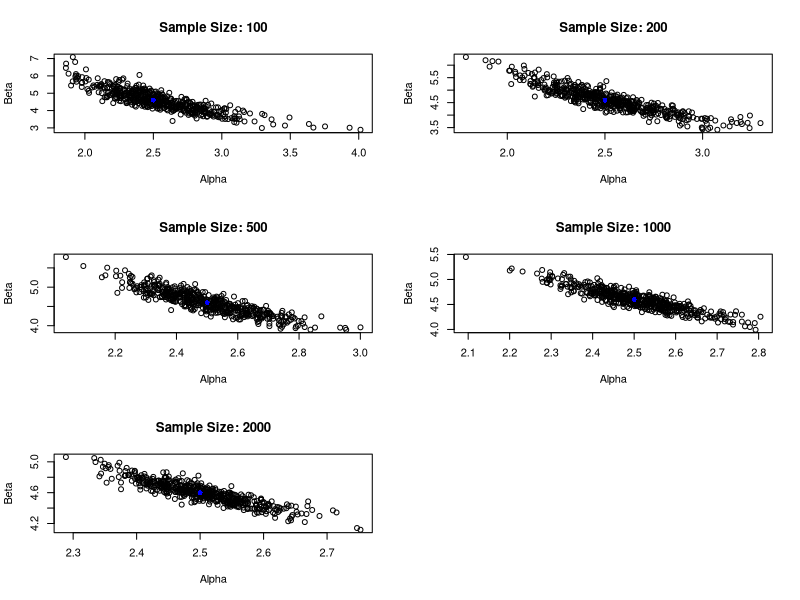
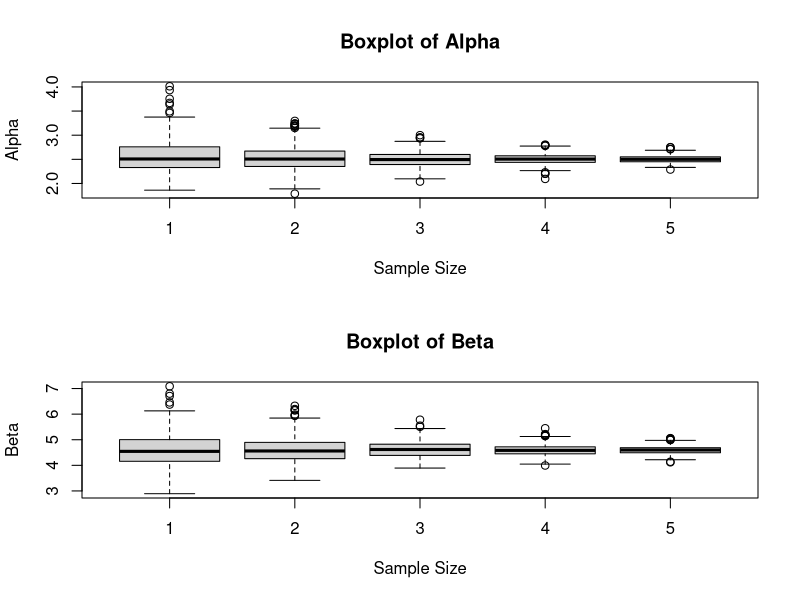
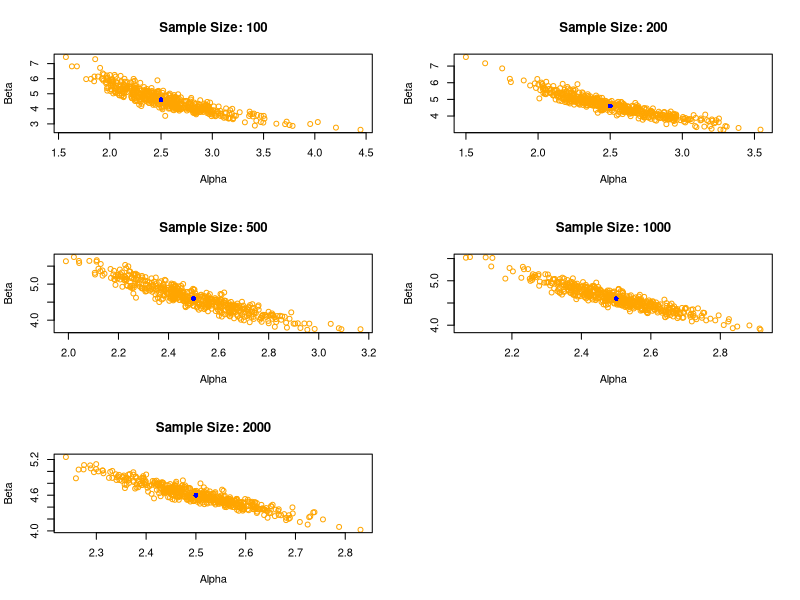
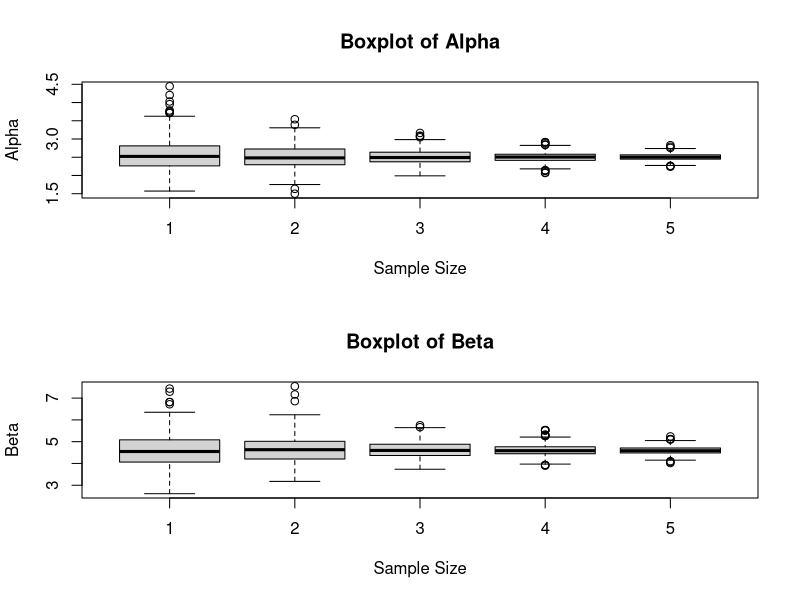
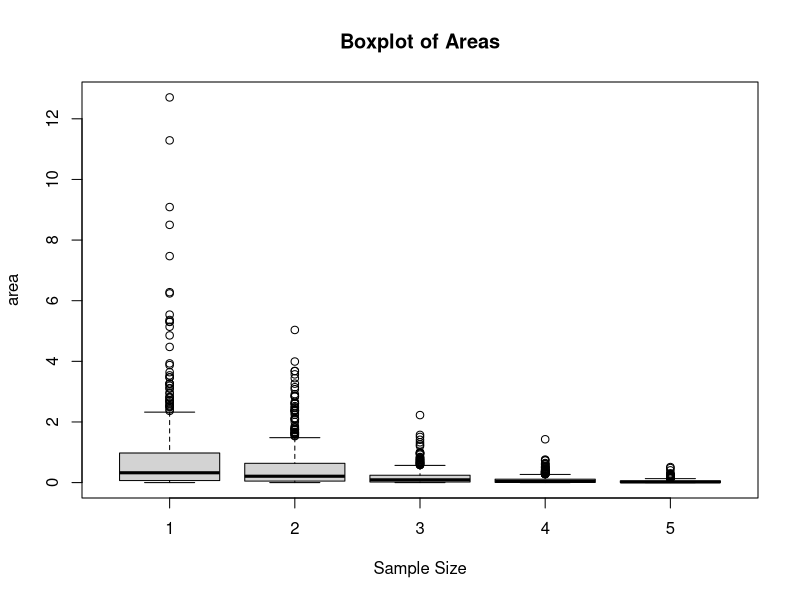

Here is the R script that generated these plots, in order:
#####################################################
#####################################################
# Proyecto 2, Estadistica - Alejandro Borda 202020727
#####################################################
#####################################################


#---------------------------------------------
# PARTE I: NEWTON RAPHSON
#---------------------------------------------

#DEFINIMOS l(theta), sus derivadas parciales y la funcion f a resolver

log_likelihood = function(par1, par2, data) {
  shape = par1
  scale = par2
  n = length(data)
  sum(dgamma(data, shape, scale, log = TRUE))
}

f = function(alpha_k, beta_k, data){
  n = length(data)
  f1 = sum(log(data) - digamma(alpha_k) - log(beta_k))
  f2 = sum(data/beta_k^2 - alpha_k/beta_k)
  return (c(f1, f2))
}

# IMPLEMENTAMOS NEWTON-RAPHSON

Df_inverse = function(alpha, beta, data) {
  
  n = length(data)
  
  f1_alpha = function(alpha, beta, n) {
    -n * trigamma(alpha)
  }
  f1_beta = function(alpha, beta, n) {
    -n / beta
  }
  f2_alpha = function(alpha, beta, n) {
    -n / beta
  }
  f2_beta = function(alpha, beta, n) {
    -2*n*mean(data)/beta^3 + alpha*n/beta^2
  }
  
  # Creamos Df
  matrix_Df = matrix(c(f1_alpha(alpha, beta, n),
                       f1_beta(alpha, beta, n),
                       f2_alpha(alpha, beta, n),
                       f2_beta(alpha, beta, n)), nrow = 2, byrow = TRUE)
  
  # Inversa de Df
  matrix_inverse = solve(matrix_Df)
  return(matrix_inverse)
}


NR = function(alpha_k, beta_k, data) {
  if (!all(is.numeric(data))) {
    stop("Data vector contains non-numeric values.")
  }
  
  tol = 1e-6  # Threshold de convergencia (recomendado)
  max_iter = 500 
  iter = 0  
  converged = FALSE 
  
  while (!converged && iter < max_iter) {
    
    n = length(data)

    Dfinv = Df_inverse(alpha_k, beta_k, data)
    coord_n = c(alpha_k, beta_k) - Dfinv %*% f(alpha_k, beta_k, data)
    
    # Revisamos convergencia
    if (!any(is.na(coord_n))) {
      if (max(abs(coord_n - c(alpha_k, beta_k))) < tol) {
        converged = TRUE
      } else {
        alpha_k = coord_n[1]
        beta_k = coord_n[2]
        iter = iter + 1
      }
    } else {
      stop("Convergence failed: NaN values encountered.")
    }
    print(paste("Iteration:", iter))
  }
  
  return(coord_n)
}


######################################################
#--------PARTE II GRAFICAS DE LOS ESTIMADORES---------
######################################################

alpha_v = 2.5
beta_v = 4.6
n_list = list(100, 200, 500, 1000, 2000)
m = 500
moments = list(list(), list(), list(), list(), list()) #Cada lista interior corresponde
EMVs = list(list(), list(), list(), list(), list()) # a un n fijo

for (j in 1:5) { # iteramos sobre el numero de n's 
  
  n = n_list[[j]] 
  EMV_values = list()
  moments_values = list()
  
  for (i in 1:m) { # 500 iteraciones de un n fijo
    gammaData = rgamma(n, shape=alpha_v, scale=beta_v)
    est_alpha = mean(gammaData)^2 / var(gammaData) #alpha y beta por met. de momentos
    est_beta = var(gammaData) / mean(gammaData)
    est=list(est_alpha, est_beta)
    moments_values = c(moments_values, list(est))
    
    # Por NR
    EMV = NR(est_alpha, est_beta, gammaData)
    EMV_values = c(EMV_values, list(EMV))
  }
  
  EMVs[[j]] = EMV_values
  moments[[j]] = moments_values
}

###GRAFICAMOS para EMV###

par(mfrow=c(3, 2))
for (j in 1:5) {
  
  n = n_list[j]
  EMV_values = EMVs[[j]]
  x_values = sapply(EMV_values, "[[", 1)
  y_values = sapply(EMV_values, "[[", 2)
  
  plot(x_values, y_values, type="p", col="black", xlab="Alpha", ylab="Beta", main=paste("Sample Size:", n))
  points(alpha_v, beta_v, col = "blue", pch = 16)
}

#Boxplot
alpha_values = list()
beta_values = list()

for (j in 1:5) {
  
  EMV_values = EMVs[[j]]
  alpha_j = sapply(EMV_values, "[[", 1)
  beta_j = sapply(EMV_values, "[[", 2)
  
  alpha_values[[j]] = alpha_j
  beta_values[[j]] = beta_j
}

par(mfrow=c(2, 1))
boxplot(alpha_values, main="Boxplot of Alpha", xlab="Sample Size", ylab="Alpha")
boxplot(beta_values, main="Boxplot of Beta", xlab="Sample Size", ylab="Beta")



###GRAFICAMOS POR MET DE MOMENTS###

par(mfrow=c(3, 2))

for (j in 1:5) { 
  
  n = n_list[j]
  moment_values = moments[[j]]
  x_values = sapply(moment_values, "[[", 1)
  print(x_values)
  y_values = sapply(moment_values, "[[", 2)
  
  plot(x_values, y_values, type="p", col="orange", xlab="Alpha", ylab="Beta", main=paste("Sample Size:", n))
  points(alpha_v, beta_v, col = "blue", pch = 16)
}

#Boxplot
alpha_values = list()
beta_values = list()

for (j in 1:5) {  
  moment_values = moments[[j]]
  
  alpha_j = sapply(moment_values, "[[", 1)
  beta_j = sapply(moment_values, "[[", 2)
  
  alpha_values[[j]] = alpha_j
  beta_values[[j]] = beta_j
}

par(mfrow=c(2, 1))

boxplot(alpha_values, main="Boxplot of Alpha", xlab="Sample Size", ylab="Alpha")
boxplot(beta_values, main="Boxplot of Beta", xlab="Sample Size", ylab="Beta")



###################################################################
#-------------- PARTE III: Conjuntos de Confianza---------------
###################################################################

#Informacion de Fisher
If = function(alpha, beta) {
  matrix_If = matrix(c(trigamma(alpha),
                       1/beta,
                       1/beta,
                       alpha/beta^2), nrow = 2, byrow = TRUE)
  return (matrix_If)
  
}

theta_0 = list(alpha_v, beta_v) #Vector de valores reales

# Definimos la funcion que calcula el porcentaje de datos que caen en el set C

C = function(theta_0, data, n) {
  rho = qchisq(0.95, 2)
  counter = 0 
  
  for (i in 1:length(data)) {
    
    d = c(data[[i]][1], data[[i]][2]) #Formateamos los datos para calcular el rango
    thetaVec = c(theta_0[[1]], theta_0[[2]])
    F_info = If(data[[i]][1], data[[i]][2])
    mag = n*t(d - thetaVec) %*% F_info %*% (d - thetaVec) #Valor para revisar <= rho

    if (mag <= rho) { #Condicion de estar en C
      counter = counter + 1 
    }
  }
  
  return (counter / length(data))
}

print("Probabilidades para distintos n: ")
cat("Para n=100 la probabilidad es: ", C(theta_0, EMVs[[1]], 100), "\n")
cat("Para n=200 la probabilidad es: ", C(theta_0, EMVs[[2]], 200), "\n")
cat("Para n=500 la probabilidad es: ", C(theta_0, EMVs[[3]], 500), "\n")
cat("Para n=1000 la probabilidad es: ", C(theta_0, EMVs[[4]], 1000), "\n")
cat("Para n=2000 la probabilidad es: ", C(theta_0, EMVs[[5]], 2000), "\n")


#AREA DEL ELISPE: 

AE = function(theta_0, EMVs) {
  
  areas = list(list(), list(), list(), list(), list())
  rho = qchisq(0.95, 1)
  
  for (n in n_list){
    ind = which(n_list == n)
    data = EMVs[[ind]]
    A_values = list()
  
    for (i in 1:length(data)) {
      d = c(data[[i]][1], data[[i]][2]) #Formateamos los datos para calcular el rango
      thetaVec = c(theta_0[[1]], theta_0[[2]])
      F_info = If(theta_0[[1]], theta_0[[2]])
    
      U = eigen(F_info)$vectors #Obtenemos U para tener la variable Y
      lambda = eigen(F_info)$values
      D = diag(lambda)
      Y = t(U) %*% (d - thetaVec)
      cov_Y = cov(Y)
      eigen_Y = eigen(cov_Y)
      eigenvalues = eigen_Y$values
      eigenvectors = eigen_Y$vectors
        
      a = sqrt(max(eigenvalues)) #Semiejes de la elipse
      b = sqrt(min(eigenvalues))
      Area = pi * a * b #Area de la elipse
      A_values = c(A_values, list(Area)) #Agregamos a la lista
      
    }
    areas[[ind]] = A_values
  }
  return(areas)
  
}

#BOXPLOTS

areas = AE(theta_0, EMVs)
area_values = list()

for (j in 1:5) {  
  moment_values = areas[[j]]
  alpha_j = sapply(moment_values, "[[", 1)
  area_values[[j]] = alpha_j
}
par(mfrow=c(1, 1))
boxplot(area_values, main="Boxplot of Areas", xlab="Sample Size", ylab="area")


###################################################################
#------------ PARTE IV: Convergencia de la covarianza--------------
###################################################################


If_inv = solve(If(alpha_v, beta_v)) #Matriz inversa de If(theta_0)

covariances = list()
for (n in n_list){
  ind = which(n_list == n)
  EMV_val = unlist(EMVs[[ind]])
  x_list = list()
  y_list = list()
  
  for (k in 1:500){
    x = c(EMV_val[(k - 1) * 2 + 1]) #Extraemos alpha y beta correspondiente
    y = c(EMV_val[(k - 1) * 2 + 2])
    
    x_list[[k]] = x
    y_list[[k]] = y
    
    
  }
  x_matrix = matrix(c(unlist(x_list), unlist(y_list)), ncol = 2, byrow = FALSE)
  covariances[[ind]] = n*cov(x_matrix) #n*Cov a comparar con If(theta_0) inversa
  
}

print(covariances)
print(If_inv)

























